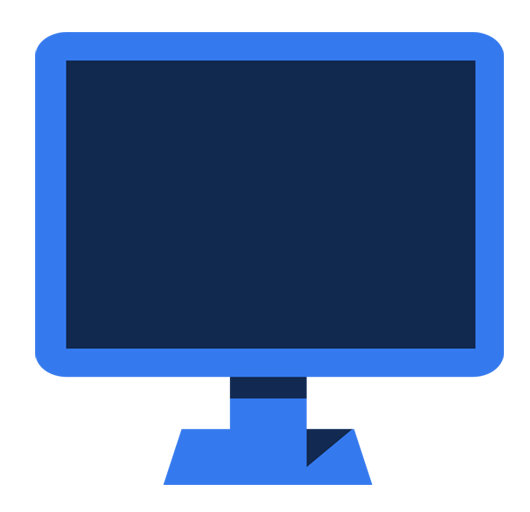
#> input picture computer_start.png, 530 x 512 px
$ python main.py
#> lines starting #> are read from the running program, lines starting #| are printed output that depends on the picture
### util.py
import random

def get_const():
    # Параметры алгоритма
    ALPHA = 0.5
    BETA = 0.5
    EVAPORATION_RATE = 0.1
    INITIAL_PHEROMONE = 0.1
    ITERATIONS = 100
    ANTS_COUNT=10
    # Определение начального и конечного узлов
    START_NODE=1
    END_NODE=16
    EDGES = [
    (1, 2), (1, 3), (1, 4),
    (2, 5), (2, 6), (2, 7),
    (3, 5), (3, 6), (3, 7),
    (4, 5), (4, 6), (4, 7),
    (5, 8), (6, 8), (7, 8),
    (8, 9), (8, 10), (8, 11),
    (9, 12), (10, 12), (11, 12),
    (12, 13), (12, 14), (12, 15),
    (13, 16), (14, 16), (15, 16)
]
    return ALPHA, BETA, EVAPORATION_RATE, INITIAL_PHEROMONE, ITERATIONS, ANTS_COUNT, EDGES ,START_NODE, END_NODE

def get_var():
    edge_labels=[]
    hacked_nodes=[]
    return edge_labels,hacked_nodes

# Создание начальных случайных значений параметров
def generate_random_parameters(num_nodes,hacked_nodes):
#> called with num_nodes = 16
    connection_quality = [random.uniform(0.8, 1.0) for _ in range(num_nodes)]
    reliability = [random.uniform(0.8, 1.0) for _ in range(num_nodes)]
    energy_consumption = [random.uniform(0.8, 1.0) for _ in range(num_nodes)]
    latency = [random.uniform(0.8, 1.0) for _ in range(num_nodes)]
    traffic_load = [random.uniform(0.8, 1.0) for _ in range(num_nodes)]
    interference_noise = [random.uniform(0.8, 1.0) for _ in range(num_nodes)]
    history = [random.uniform(0.8, 1.0) for _ in range(num_nodes)]
    availability = [random.uniform(0.8, 1.0) for _ in range(num_nodes)]
    error_handling = [random.uniform(0.8, 1.0) for _ in range(num_nodes)]
    activity = [random.uniform(0.8, 1.0) for _ in range(num_nodes)]

    # Если узел взломан, устанавливаем низкие параметры
    for node_index in hacked_nodes:
        connection_quality[node_index] = random.uniform(0.2, 0.3)
        reliability[node_index] = random.uniform(0.2, 0.3)
        energy_consumption[node_index] = random.uniform(0.2, 0.3)
        latency[node_index] = random.uniform(0.2, 0.3)
        traffic_load[node_index] = random.uniform(0.2, 0.3)
        interference_noise[node_index] = random.uniform(0.2, 0.3)
        history[node_index] = random.uniform(0.2, 0.3)
        availability[node_index] = random.uniform(0.2, 0.3)
        error_handling[node_index] = random.uniform(0.2, 0.3)
        activity[node_index] = random.uniform(0.2, 0.3)

    return (connection_quality, reliability, energy_consumption, latency, traffic_load, interference_noise,
            history, availability, error_handling, activity)

def calculate_trust_scores(params, num_nodes):
    (connection_quality, reliability, energy_consumption, latency, traffic_load, interference_noise,
     history, availability, error_handling, activity) = params

    trust_scores = [(connection_quality[i] * reliability[i] * energy_consumption[i] * latency[i] *
                    traffic_load[i] * interference_noise[i] * history[i] * availability[i] *
                    error_handling[i] * activity[i]) ** 0.1 for i in range(num_nodes)]

    trust_scores_dict = {i+1: score for i, score in enumerate(trust_scores)}

    return trust_scores_dict

def print_path(START_NODE,END_NODE,edge_pheromone, G, ALPHA,BETA):
    best_path = []
    current_node = START_NODE
    while current_node != END_NODE:
        edges_from_current_node = list(G.edges(current_node, data=True))
        next_edge_probabilities = []

        for _, v, data in edges_from_current_node:
            edge = (current_node, v)
            if edge in edge_pheromone:
                tau = edge_pheromone[edge]
                eta = 1 / data['weight']
                probability = (tau ** ALPHA) * (eta ** BETA)
                next_edge_probabilities.append((edge, probability))

        if next_edge_probabilities:
            next_edge_probabilities.sort(key=lambda x: x[1], reverse=True)
            next_edge = next_edge_probabilities[0][0]
            best_path.append(current_node)
            current_node = next_edge[1]
        else:
            print("Не удалось найти доступное ребро. Поиск завершен.")
            break

    best_path.append(END_NODE)
    best_path_string = "->".join(map(str, best_path))
    return print(f"Самый лучший путь: {best_path_string}")

### graph_helpers.py
from ant_colony import get_data_graphic, set_probabilities_on
import networkx as nx
import matplotlib.pyplot as plt
import numpy as np

def draw_diagram(ax_diagram):
    set_probabilities_on(True)
    data_graphic = get_data_graphic()
    if data_graphic:

        transitions = {}
        for ant_data in data_graphic:
            for k, v in list(ant_data.values())[0]:
                if k not in transitions:
                    transitions[k] = []
                transitions[k].append(v)

        averages = {k: np.mean(v) for k, v in transitions.items()}

        ax_diagram.clear()      # замените ax2 на ax_diagram
        ax_diagram.bar(averages.keys(), averages.values())   # замените ax2 на ax_diagram
        ax_diagram.set_xlabel("Переходы")
        ax_diagram.set_ylabel("Среднее значение")

        for label in ax_diagram.get_xticklabels():    # замените ax2 на ax_diagram
            label.set_rotation(45)
            label.set_horizontalalignment("right")

        plt.draw()
        plt.pause(0.1)

def draw_graph(graph, edge_labels, pos, node_colors):
    labels = {node: str(node) for node in graph.nodes()}

    node_images = {}
    for node in graph.nodes(data=True):
        node_id = node[0]
        if "image" in node[1] and "pos" in node[1]:
            node_images[node_id] = node[1]["image"]

    nx.draw_networkx_labels(graph, pos, labels=labels, font_color='black', font_weight='bold')

    # Отрисовка узлов с учетом цветов
    nx.draw_networkx_nodes(graph, pos, node_color=[node_colors[node] for node in graph.nodes()])

    for node_id, image in node_images.items():
        image_data = plt.imread(image)
#> image_data is the input picture: shape (512, 530, 4) float32; mean R, G, B, A 0.315, 0.447, 0.669, 0.647
        extent = [pos[node_id][0] - 0.05, pos[node_id][0] + 0.05, pos[node_id][1] - 0.05, pos[node_id][1] + 0.05]
        plt.imshow(image_data, extent=extent, zorder=2)

    nx.draw_networkx_edges(graph, pos, width=1, edge_color='gray', arrows=True)

    edge_weight_labels = {(u, v): f'P: {round(edge_labels[(u, v)], 2)}\nW: {graph[u][v]["weight"]}' for u, v in graph.edges()}
    nx.draw_networkx_edge_labels(graph, pos, edge_weight_labels, font_color='black', font_weight='bold', font_size=8)

def display_info(ax, edge_pheromone, G):
    ax.clear()
    ax.axis('tight')
    ax.axis('off')
    data = [(u, v, G[u][v]['weight'], round(edge_pheromone[(u, v)], 2)) for u, v in G.edges()]
    table = ax.table(cellText=data, colLabels=["U", "V", "Weight", "Pheromone"], cellLoc='center', loc='upper right')
    table.scale(0.9, 1)
    table.auto_set_font_size(False)
    table.set_fontsize(10)


# [33 lines left out: function draw_ant_probablity, not called in this run]

### ant_colony.py
import random
import networkx as nx

data_graphic = []
probabilities_on = False
button_print_probabilities = False

def get_data_graphic():
    return data_graphic

def set_probabilities_on(value):
    global probabilities_on
    probabilities_on = value

def get_probabilities_button_value():
    return button_print_probabilities

def set_probabilities_button(value):
    global button_print_probabilities
    button_print_probabilities = value

def ant_colony_iteration(G, ANTS_COUNT, ALPHA, BETA,
                         EVAPORATION_RATE, edge_pheromone,
                         START_NODE, END_NODE, ITERATIONS,
                         trust_scores):

#> called with ANTS_COUNT = 10, ALPHA = 0.5, BETA = 0.5, EVAPORATION_RATE = 0.1, START_NODE = 1, END_NODE = 16, ITERATIONS = 100
    probabilities_all = [[] for _ in range(END_NODE)]
    next_edge_index_all = [[] for _ in range(END_NODE)]
    edges_from_current_node_all = [[] for _ in range(END_NODE)]
    for _ in range(ANTS_COUNT):
        probabilities_and_trust = []
        current_node = START_NODE
        visited_edges = []
        trust_threshold = 0.5
        i=0
        while current_node != END_NODE:
            edges_from_current_node = list(G.edges(current_node, data=True))
            probabilities = []
            trusts=[]

            for _, v, data in edges_from_current_node:
                edge = (current_node, v)
                tau = edge_pheromone[edge]
                trust = trust_scores[v]
                eta = 1 / data['weight']
                probability = (tau ** ALPHA) * (eta ** BETA)
                probabilities.append((probability))
                trusts.append((trust))

            # Проверка на случай нулевой суммы вероятностей
            if sum(probability for probability in probabilities) == 0:
                # Если вероятности равны нулю, выбираем случайное доступное ребро
                next_edge_index_temp = random.choice(range(len(edges_from_current_node)))
            else:
                # Иначе, используем вероятности для выбора следующего ребра
                # probabilities_temp = [(probability / sum(probability for probability in probabilities))  for probability in probabilities]
                sum_probabilities = sum(probabilities)
                probabilities_and_trust = [(p*t / sum_probabilities)  for p,t in zip(probabilities, trusts)]
                # probabilities_temp2 = [(p*t)  for p, t in zip(probabilities_temp, trusts)]
                next_edge_index_temp = random.choices(range(len(edges_from_current_node)), probabilities_and_trust)[0]

            # probabilities_all.append(probabilities_and_trust)
            probabilities_all[i].append(probabilities_and_trust)
            next_edge_index_all[i].append(next_edge_index_temp)
            if not edges_from_current_node_all[i]:
                edges_from_current_node_all[i].extend(edges_from_current_node)

            # [9 lines of commented-out code are left out]

            next_edge = (current_node, edges_from_current_node[next_edge_index_temp][1])
            visited_edges.append(next_edge)
            current_node = next_edge[1]
            i=i+1

        delta_pheromone = 1 / sum(G[u][v]['weight'] for u, v in visited_edges)
        for edge in visited_edges:
            edge_pheromone[edge] += delta_pheromone

    if (probabilities_on):
        global data_graphic
        data_graphic = build_ant_probablity(ANTS_COUNT,edges_from_current_node_all,probabilities_all,next_edge_index_all)

        if (button_print_probabilities):
            print_probabilities(ANTS_COUNT,edges_from_current_node_all,probabilities_all,next_edge_index_all)

    for edge in G.edges():
        if edge_pheromone[edge] > 5:
            edge_pheromone[edge] = 5
        edge_pheromone[edge] *= (1 - EVAPORATION_RATE)


# [32 lines left out: function print_probabilities, not called in this run]


def build_ant_probablity(ANTS_COUNT,edges_from_current_node_all,probabilities_all,next_edge_index_all):

#> called with ANTS_COUNT = 10
    edges_from_current_node_all = [list_temp for list_temp in edges_from_current_node_all if list_temp]
    probabilities_all = [list_temp for list_temp in probabilities_all if list_temp]
    next_edge_index_all = [list_temp for list_temp in next_edge_index_all if list_temp]


    ants_data = []

    for ant in range(ANTS_COUNT):
        ant_dict = {f"Муравей {ant + 1}": []}

        for i, (edge_indexes_for_step, probability_list) in enumerate(zip(next_edge_index_all, probabilities_all)):
            next_edge_index = edge_indexes_for_step[ant]

            for edge_index, edge in enumerate(edges_from_current_node_all[i]):
                edge_path = f"{edge[0]} -> {edge[1]}"
                probability = probability_list[ant][edge_index]

                ant_dict[f"Муравей {ant + 1}"].append((edge_path, probability))

        ants_data.append(ant_dict)

    # Используйте переменную ants_data, чтобы вывести данные о муравьях
    return ants_data


### main.py
import random
from matplotlib.gridspec import GridSpec
import networkx as nx
import matplotlib.pyplot as plt
from matplotlib.widgets import TextBox, Button
from matplotlib.animation import FuncAnimation
import numpy as np

from ant_colony import ant_colony_iteration, get_probabilities_button_value,print_probabilities, set_probabilities_button
from graph_helpers import draw_graph, display_info,draw_diagram
from util import get_const, get_var, print_path, generate_random_parameters, calculate_trust_scores

# Граф
G = nx.DiGraph()

# Определение рёбер в графе, констант и переменных
ALPHA, BETA, EVAPORATION_RATE, INITIAL_PHEROMONE, ITERATIONS, ANTS_COUNT, EDGES ,START_NODE, END_NODE = get_const()
edge_labels, hacked_nodes = get_var()

# Добавили веса для новых рёбер
random_weights = [random.randint(1, 9) for _ in range(len(EDGES))]
G.add_weighted_edges_from(zip([u for u, v in EDGES], [v for u, v in EDGES], random_weights))
# Добавление узлов с иконками компьютеров
G.add_node(1, image="computer_start.png", pos=(0, 0), size=100)
G.add_node(16, image="computer_end.png", pos=(5, 0), size=100)
# Инициализация феромонов с нуля
edge_pheromone = {(u, v): float(INITIAL_PHEROMONE) for u, v in G.edges()}

# Функция веса и оценок для графика
def update_parameters_and_scores_graph(frame):
    update_parameters_and_scores()

# Функция тика прохода агентов
def update(frame):
    # Затем обновите граф и любые другие элементы вашей анимации
    edge_labels = {(u, v): round(edge_pheromone[(u, v)], 2) for u, v in G.edges()}
    plt.sca(ax_graph)
    plt.cla()
    draw_graph(G, edge_labels, pos, node_colors)
    draw_diagram(ax_diagram)
    display_info(ax_info, edge_pheromone, G)
    plt.draw()

    # вызываем ant_colony_iteration для обновления состояния алгоритма
    ant_colony_iteration(G, ANTS_COUNT, ALPHA, BETA, EVAPORATION_RATE, edge_pheromone, START_NODE, END_NODE, ITERATIONS, trust_scores)
    print_path(START_NODE,END_NODE,edge_pheromone, G, ALPHA,BETA)

# Функция веса и оценок
def update_parameters_and_scores():
    global parameters, trust_scores
    parameters = generate_random_parameters(G.number_of_nodes(),hacked_nodes)
    trust_scores = calculate_trust_scores(parameters, G.number_of_nodes())

# Добавили веса для узлов
# Создание начальных параметров и оценок доверия
update_parameters_and_scores()

pos = nx.spring_layout(G)

plt.ion()
# fig, (ax_graph, ax_info,ax_diagram) = plt.subplots(1, 2, 3, figsize=(20, 10))


# Создайте объект GridSpec с 2 строками и 2 столбцами
gs = GridSpec(nrows=2, ncols=2, height_ratios=[1, 1])

# Создание Figure
fig = plt.figure(figsize=(20, 10))

# Добавляйте независимые графики (Axes), и задавайте их расположение на GridSpec
ax_graph = fig.add_subplot(gs[:, 0])  # Весь первый столбец
ax_info = fig.add_subplot(gs[0, 1])  # Верхняя правая область
ax_diagram = fig.add_subplot(gs[1, 1])  # Нижняя правая область


node_colors = {node: 'orange' for node in G.nodes()}


hack_button_ax = plt.axes([0.01, 0.96, 0.1, 0.03])
hack_button = Button(hack_button_ax, 'Взлом узла', color='red', hovercolor='lightcoral')

node_input_ax = plt.axes([0.2, 0.96, 0.1, 0.03])
node_input = TextBox(node_input_ax, 'Узел:')

print_prohabilities_ax = plt.axes([0.35, 0.96, 0.2, 0.03])
print_prohabilities = Button(print_prohabilities_ax, 'Вывести в консоль вероятности и пути', color='green',hovercolor='lightcoral' )

# Функция для взлома узла
def hack_node(event):
    node_index = int(node_input.text) - 1
    # Устанавливаем цвет узла на красный, чтобы обозначить взлом
    hacked_nodes.append(node_index)
    node_colors[node_index+1] = 'red'  # Обновляем цвет узла в словаре
    # Перерисовываем граф с обновленными цветами узлов
    plt.sca(ax_graph)
    plt.cla()
    edge_labels = {(u, v): round(edge_pheromone[(u, v)], 2) for u, v in G.edges()}
    draw_graph(G, edge_labels, pos, node_colors)
    display_info(ax_info, edge_pheromone, G)
    draw_diagram(ax_diagram)
    plt.draw()

def print_probabilities_button(event):
    global value
    value = get_probabilities_button_value()
    set_probabilities_button(not value)

#Привязываем функцию взлома к кнопке
hack_button.on_clicked(hack_node)

#Привязываем функцию вывода в консоль к кнопке
print_prohabilities.on_clicked(print_probabilities_button)


ani = FuncAnimation(fig, update_parameters_and_scores_graph, interval=2000)
ant_ani = FuncAnimation(fig, update, interval=2000)


plt.ioff()
plt.subplots_adjust(top=1)
plt.show()
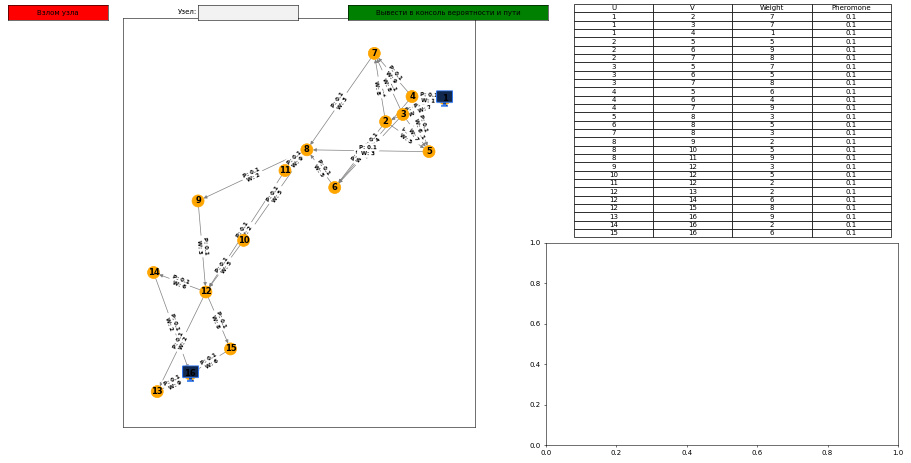
#> figure drawn by matplotlib, 2 panels
